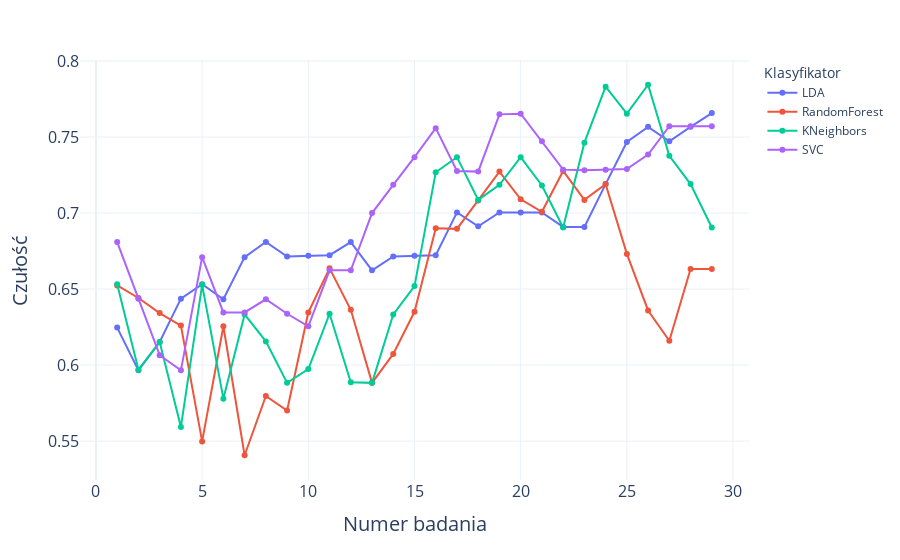

The notebook cell this image was saved under:
### Code cell
melted_results_df = pd.melt(results_df, id_vars=['Badanie_NR'], value_vars=['LDA', 'RandomForest', 'KNeighbors', 'SVC'],
                            var_name='Klasyfikator', value_name='Dokładność')
x_label='Numer badania'
title='klasyfikacja_obserwacje_accuracy'
# Tworzymy wykres
fig = px.line(melted_results_df, x='Badanie_NR', y='Dokładność', color='Klasyfikator', markers=True, line_shape='linear')

# Dodajemy etykiety i tytuł
fig.update_layout(
    xaxis=dict(
        title=x_label,
        tickfont=dict(size=16),
        title_font=dict(size=20),
    ),
    yaxis=dict(
        title='Dokładność',
        tickfont=dict(size=16),
        title_font=dict(size=20)
    )
)

fig.update_layout(template="plotly_white")
fig.show()
fig.write_image("images4/"+title+".png", width=1000, height=600, scale=4, format="png")

### Figure 1 — Plotly figure (JSON) as saved in the notebook; plotly's stock layout.template omitted (floating-point values rounded to 4 significant figures)
{"data": [{"hovertemplate": "Klasyfikator=LDA<br>Badanie_NR=%{x}<br>Dokładność=%{y}<extra></extra>", "legendgroup": "LDA", "line": {"color": "#636efa", "dash": "solid", "shape": "linear"}, "marker": {"symbol": "circle"}, "mode": "markers+lines", "name": "LDA", "orientation": "v", "showlegend": true, "type": "scatter", "x": [1, 2, 3, 4, 5, 6, 7, 8, 9, 10, 11, 12, 13, 14, 15, 16, 17, 18, 19, 20, 21, 22, 23, 24, 25, 26, 27, 28, 29], "xaxis": "x", "y": [0.6247, 0.5965, 0.6152, 0.6437, 0.6532, 0.6433, 0.671, 0.681, 0.6714, 0.6719, 0.6723, 0.681, 0.6623, 0.6714, 0.6719, 0.6723, 0.7004, 0.6913, 0.7004, 0.7004, 0.7004, 0.6909, 0.6909, 0.719, 0.7468, 0.7567, 0.7472, 0.7567, 0.7658], "yaxis": "y"}, {"hovertemplate": "Klasyfikator=RandomForest<br>Badanie_NR=%{x}<br>Dokładność=%{y}<extra></extra>", "legendgroup": "RandomForest", "line": {"color": "#EF553B", "dash": "solid", "shape": "linear"}, "marker": {"symbol": "circle"}, "mode": "markers+lines", "name": "RandomForest", "orientation": "v", "showlegend": true, "type": "scatter", "x": [1, 2, 3, 4, 5, 6, 7, 8, 9, 10, 11, 12, 13, 14, 15, 16, 17, 18, 19, 20, 21, 22, 23, 24, 25, 26, 27, 28, 29], "xaxis": "x", "y": [0.6524, 0.6442, 0.6342, 0.626, 0.5498, 0.6255, 0.5407, 0.5797, 0.5701, 0.6346, 0.6636, 0.6364, 0.5883, 0.6074, 0.6351, 0.69, 0.6896, 0.7082, 0.7273, 0.7091, 0.7009, 0.7277, 0.7087, 0.719, 0.6732, 0.6359, 0.616, 0.6632, 0.6632], "yaxis": "y"}, {"hovertemplate": "Klasyfikator=KNeighbors<br>Badanie_NR=%{x}<br>Dokładność=%{y}<extra></extra>", "legendgroup": "KNeighbors", "line": {"color": "#00cc96", "dash": "solid", "shape": "linear"}, "marker": {"symbol": "circle"}, "mode": "markers+lines", "name": "KNeighbors", "orientation": "v", "showlegend": true, "type": "scatter", "x": [1, 2, 3, 4, 5, 6, 7, 8, 9, 10, 11, 12, 13, 14, 15, 16, 17, 18, 19, 20, 21, 22, 23, 24, 25, 26, 27, 28, 29], "xaxis": "x", "y": [0.6532, 0.597, 0.6152, 0.5593, 0.6528, 0.5779, 0.6333, 0.6156, 0.5883, 0.5974, 0.6338, 0.5887, 0.5883, 0.6333, 0.6519, 0.7268, 0.7368, 0.7087, 0.7186, 0.7368, 0.7182, 0.6905, 0.7463, 0.7831, 0.7654, 0.7844, 0.7377, 0.719, 0.6905], "yaxis": "y"}, {"hovertemplate": "Klasyfikator=SVC<br>Badanie_NR=%{x}<br>Dokładność=%{y}<extra></extra>", "legendgroup": "SVC", "line": {"color": "#ab63fa", "dash": "solid", "shape": "linear"}, "marker": {"symbol": "circle"}, "mode": "markers+lines", "name": "SVC", "orientation": "v", "showlegend": true, "type": "scatter", "x": [1, 2, 3, 4, 5, 6, 7, 8, 9, 10, 11, 12, 13, 14, 15, 16, 17, 18, 19, 20, 21, 22, 23, 24, 25, 26, 27, 28, 29], "xaxis": "x", "y": [0.681, 0.6437, 0.6065, 0.5965, 0.671, 0.6346, 0.6346, 0.6433, 0.6338, 0.6255, 0.6623, 0.6623, 0.7, 0.7186, 0.7368, 0.7558, 0.7277, 0.7273, 0.7649, 0.7654, 0.7472, 0.7286, 0.7281, 0.7286, 0.729, 0.7385, 0.7571, 0.7571, 0.7571], "yaxis": "y"}], "layout": {"legend": {"title": {"text": "Klasyfikator"}, "tracegroupgap": 0}, "margin": {"t": 60}, "xaxis": {"anchor": "y", "domain": [0, 1], "tickfont": {"size": 16}, "title": {"font": {"size": 20}, "text": "Numer badania"}}, "yaxis": {"anchor": "x", "domain": [0, 1], "tickfont": {"size": 16}, "title": {"font": {"size": 20}, "text": "Czułość"}}}}
